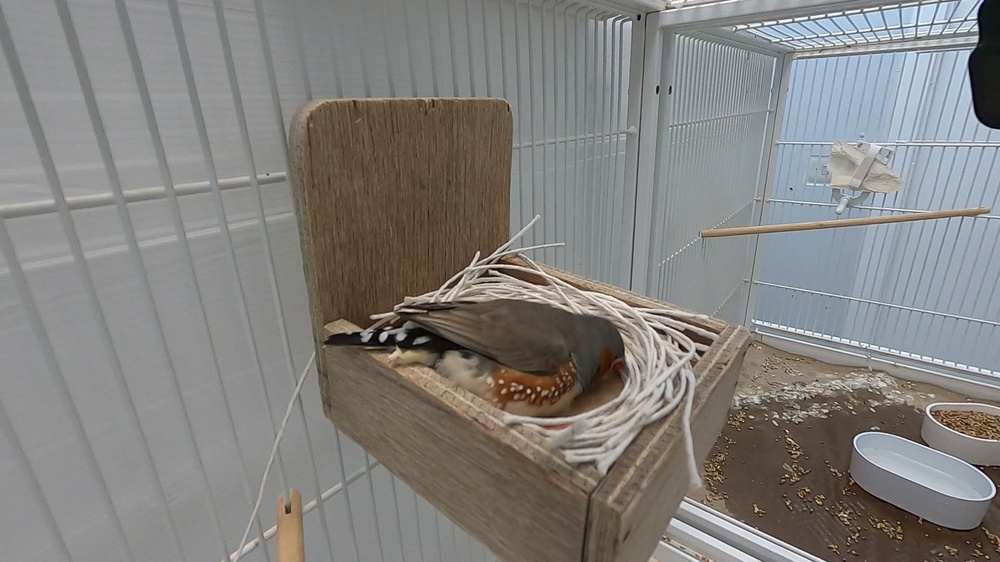
#> input picture test_1.jpg, 1000 x 562 px, shrunk from 1920 x 1080 before the run
$ python -i colour.py   (imports and definitions only)
#> lines starting #> are read from the running program, lines starting #| are printed output that depends on the picture; after the words box and inside, x2 and y2 are one past the last pixel; in counts of white or black regions, pixels touching at a corner belong together
#> further down, picture is the input picture: shape (562, 1000, 3); mean B, G, R 126.2, 129.1, 131
### utils/general.py
import math
import random
import cv2
import numpy as np
from itertools import combinations
from sklearn.cluster import KMeans


DEG2RAD = np.pi / 180
RAD2DEG = 180 / np.pi


# [21 lines left out: functions imgDiff, combine, not called in this run]


def kernel(length):
    return np.ones((length, length), np.uint8)


# [158 lines left out: functions orbKP, orbSingleKP, orbKM, fastKP, siftKP, siftKM and 5 more, not called in this run]


def man_dist(a, b):
    return abs(a[0] - b[0]) + abs(a[1] - b[1])


def euc_dist(a, b):
    return math.sqrt((a[0]-b[0])**2 + (a[1] - b[1])**2)


# [80 lines left out: functions ptsCentroid, welzl, circleRadius, circleProperties, ptInCircle, not called in this run]


def cnt_centroid(cnt):
    M = cv2.moments(cnt)
    return np.array((int(M['m10'] / M['m00']), int(M['m01'] / M['m00'])))  # x, y


def bearing(pivot, point):
    return np.arctan2(*(point - pivot))


# cosine similarity
# [15 lines left out: functions cosine, slerp, not called in this run]

### utils/colour.py
import cv2
import numpy as np
import matplotlib.pyplot as plt
from matplotlib.colors import hsv_to_rgb
from collections import Counter
from sklearn.cluster import KMeans

import os
import sys
from pathlib import Path
ROOT = Path(os.path.abspath(__file__)).parent.parent
if str(ROOT) not in sys.path:
    sys.path.append(str(ROOT))

from utils.general import kernel


def bgr2hex(colour):
    return "#{:02x}{:02x}{:02x}".format(int(colour[2]), int(colour[1]), int(colour[0]))


def rgb2hex(colour):
    return "#{:02x}{:02x}{:02x}".format(int(colour[0]), int(colour[1]), int(colour[2]))


def bgr2rgb(colour):
    return [colour[2], colour[1], colour[0]]


def bgr2hsv(colour):
    return cv2.cvtColor(np.array([[colour]], dtype=np.float32), cv2.COLOR_BGR2HSV)[0, 0]


# [55 lines left out: functions normalise_hsv, normalise_rgb, denormalise_hsv, denormalise_rgb, get_colours, pie, not called in this run]


def mask_ratio(mask):
    return np.count_nonzero(mask) / (mask.shape[0] * mask.shape[1])


# [22 lines left out: function head_mask, not called in this run]


def bgr_mask(im, colour, s=200, v=100):
    hue = bgr2hsv(colour)[0]
    return hue_mask(im, hue//2, s=s, v=v)


# [7 lines left out: function hue_mask, not called in this run]


def bill_mask(im, kernel_size=5):
#> called with kernel_size = 5
    hsv = cv2.cvtColor(im, cv2.COLOR_BGR2HSV)
#> hsv: shape (562, 1000, 3); mean H, S, V 56.8, 33.8, 136.4
    low1 = np.array([0, 60, 60])
    high1 = np.array([10, 255, 255])
    mask1 = cv2.inRange(hsv, low1, high1)
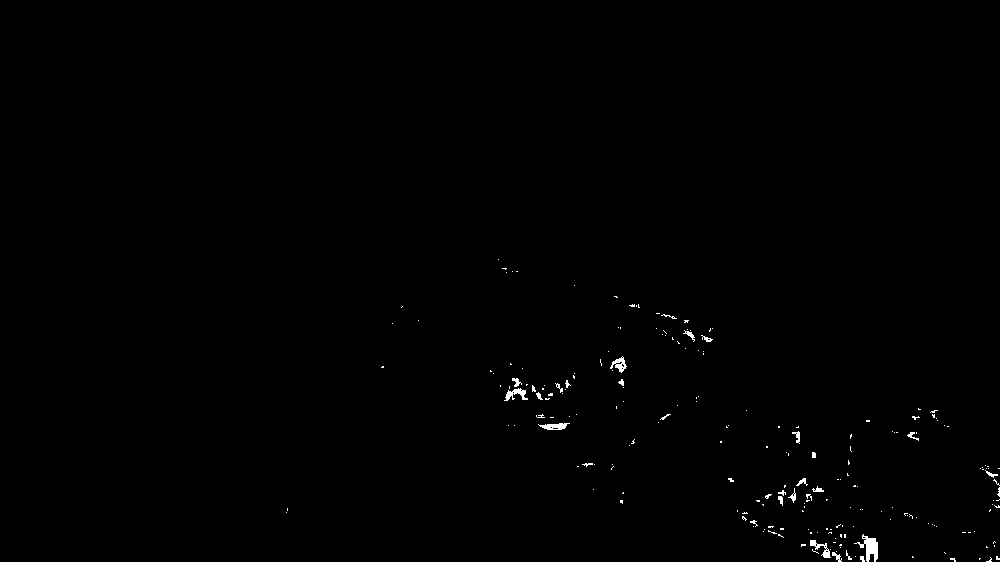
#> mask1: shape (562, 1000); 0.41% white; 216 white regions (187 under 20 px), largest, box (x1, y1, x2, y2) and area: (854, 534, 878, 562) 290, (504, 388, 528, 401) 144, (538, 423, 570, 430) 140
    low2 = np.array([170, 60, 60])
    high2 = np.array([180, 255, 255])
    mask2 = cv2.inRange(hsv, low2, high2)
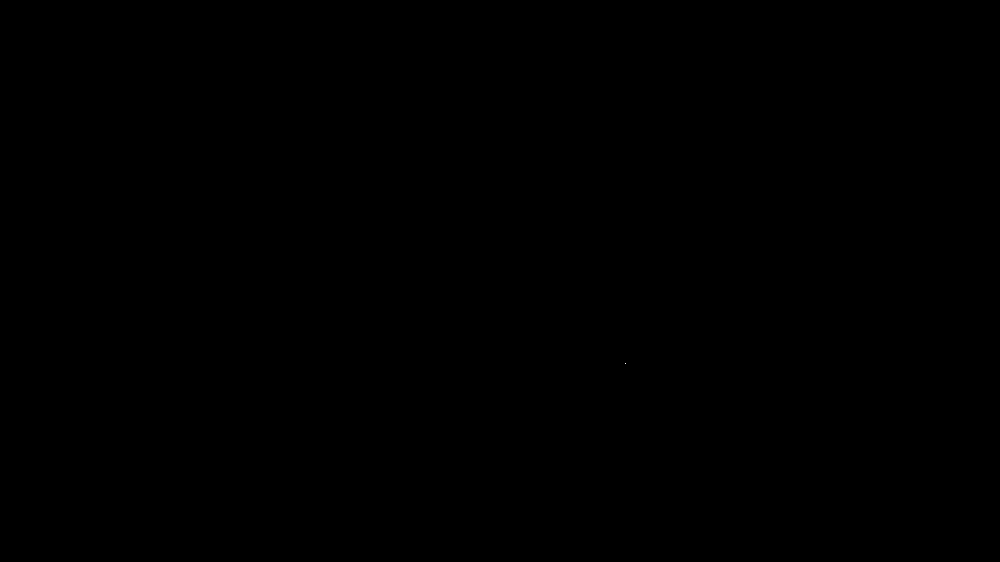
#> mask2: shape (562, 1000); 0% white in thin lines or dots, all inside (x1, y1, x2, y2) = (625, 363, 626, 364)
    mask = cv2.bitwise_or(mask1, mask2)
    mask = cv2.morphologyEx(mask, cv2.MORPH_CLOSE, kernel(kernel_size))
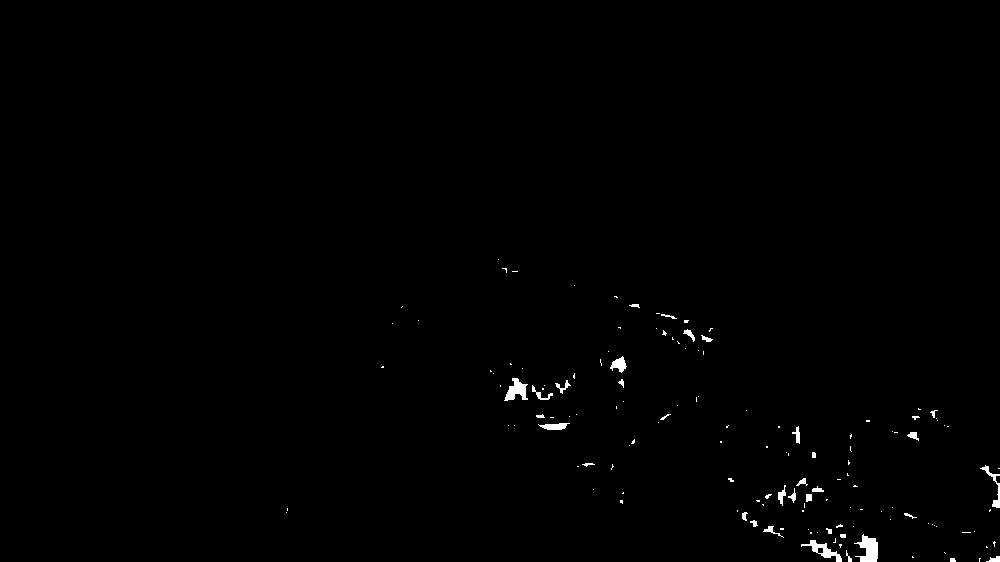
#> mask: shape (562, 1000); 0.54% white; 140 white regions (106 under 20 px)
    # mask = cv2.morphologyEx(mask, cv2.MORPH_OPEN, kernel(3))

    contours, _ = cv2.findContours(mask, cv2.RETR_TREE, cv2.CHAIN_APPROX_SIMPLE)
#> contours = 141 contours, 119 with area under 20; largest, box (x1, y1, x2, y2) and area: (854, 534, 878, 562) 339, (504, 378, 528, 401) 254, (801, 540, 842, 562) 254, (610, 356, 627, 373) 130, (980, 465, 1000, 508) 121
    if len(contours) > 1:
        contours = sorted(contours, key=lambda x: cv2.contourArea(x), reverse=True)[:1]
#> contours = 1 contour; box (x1, y1, x2, y2) and area: (854, 534, 878, 562) 339
        mask = np.zeros(im.shape[:2], np.uint8)
        cv2.drawContours(mask, contours, 0, 255, -1)
#> mask: shape (562, 1000); 0.07% white; 1 white region, box (x1, y1, x2, y2) and area: (854, 534, 878, 562) 395

    return cv2.bitwise_and(im, im, mask=mask)


# [14 lines left out: function cheek_mask, not called in this run]

>>> import cv2
>>> picture = cv2.imread('../test_1.jpg')
>>> result = bill_mask(picture)
